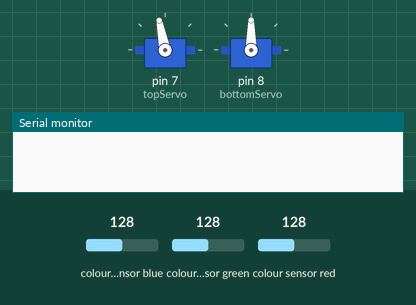
A sketch run on a simulated Arduino Uno, built with avr-gcc and run on an emulated ATmega328P. Parts: 2 × servo, the last lines printed to the serial monitor. The test bench sets the inputs (shaded band); at power-on: colour sensor blue 128, colour sensor green 128, colour sensor red 128.

Above: at 6.2 s.
6.3 s: colour sensor blue set to 60
At 11.4 s:
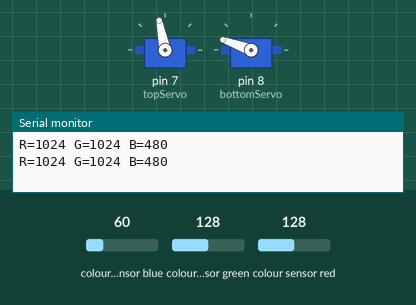
12.0 s: colour sensor blue set to 52
At 12.55 s:
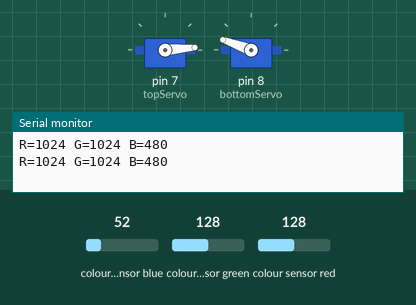
17.7 s: colour sensor green set to 111
23.4 s: colour sensor green set to 102
At 29.9 s:
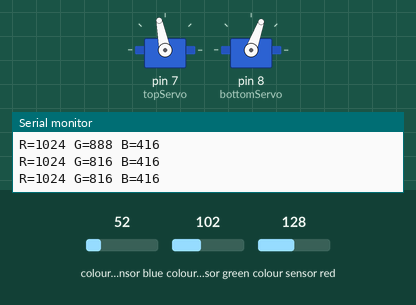
Timing chart, 0 to 30.1 s (numbered marks = the images above; inputs shaded):
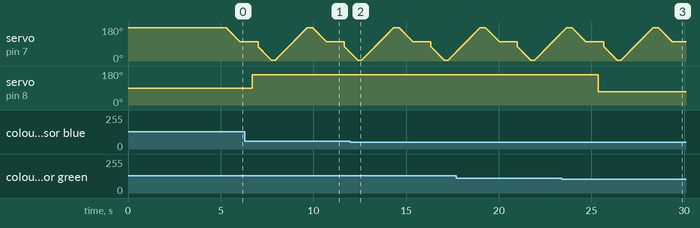

The sketch:

color1.ino
```cpp
#include <Wire.h>
#include <Adafruit_TCS34725.h>
#include <Servo.h>

// 初始化TCS34725传感器
Adafruit_TCS34725 tcs = Adafruit_TCS34725(TCS34725_INTEGRATIONTIME_50MS, TCS34725_GAIN_4X);

Servo topServo;
Servo bottomServo;
int color = 0;

void setup() {
  Serial.begin(9600);
  // 初始化颜色传感器
  if (!tcs.begin()) {
    Serial.println("TCS34725未连接!");
    while (1);
  }
  // 舵机初始化
  topServo.attach(7);
  bottomServo.attach(8);
  topServo.write(175);
  delay(5000); // 等待系统稳定
}

void loop() {
  topServo.write(175);
  delay(300);

  // 舵机到检测位置
  for(int i = 175; i >= 100; i -= 2) {
    topServo.write(i);
    delay(20);
  }
  delay(300);

  // 检测颜色并分拣
  color = readColor();
  delay(300);
  switch (color) {
    case 1:
      bottomServo.write(10); // 棕色分拣位置
      break;
    case 2:
      bottomServo.write(40); // 蓝色分拣位置
      break;
    case 3:
      bottomServo.write(70); // 橙色分拣位置
      break;
    case 4:
      bottomServo.write(100); // 绿色分拣位置
      break;
    case 5:
      bottomServo.write(130); // 红色分拣位置
      break;
    case 6:
      bottomServo.write(160); // 黄色分拣位置
      break;
    case 0:
      break; // 未知颜色不动作
  }
  delay(300);

  // 转动并复位
  for(int i = 75; i >= 5; i -= 2) {
    topServo.write(i);
    delay(20);
  }
  delay(200);
  for(int i = 5; i <= 175; i += 2) {
    topServo.write(i);
    delay(20);
  }
  color = 0;
}

// 颜色检测函数
int readColor() {
  uint16_t r, g, b, c;
  tcs.getRawData(&r, &g, &b, &c); // 读取RGB值

  Serial.print("R="); Serial.print(r);
  Serial.print(" G="); Serial.print(g);
  Serial.print(" B="); Serial.println(b);

  // 阈值
  if (r > 400 && r < 600 && g > 400 && g < 620 && b >300 && b < 500) return 1;//棕
  if (r > 350 && r < 500 && g > 650 && g < 850 && b >680 && b < 880) return 2;//蓝
  if (r > 1000 && r < 1550 && g > 680 && g < 850 && b >370 && b < 550) return 3;//橙
  if (r > 630 && r < 880 && g > 980 && g < 1500 && b >480 && b < 700) return 4;//绿
  if (r > 600 && r < 880 && g > 470 && g < 630 && b >330 && b < 530) return 5;//红
  if (r > 1000  && g > 1000  && b >450 ) return 6;//黄
  return 0;
}
```

Measured:
- the behaviour switches between 57 and 56 on colour sensor blue (found by bisection; images 1 and 2)
- the behaviour switches between 107 and 106 on colour sensor green (found by bisection; images 2 and 3)
- after the input at 23.4 s, servo on pin 8 (bottomServo): 160° → 70° after 2.0 s
